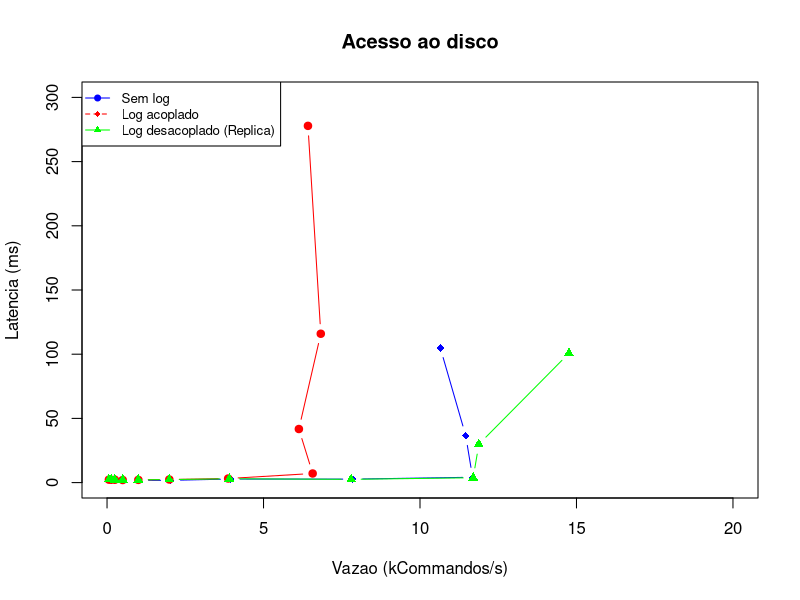

Recreate this plot in R.
# name
# sem_throughputReplica (avg)(kCommands/s)
# sem_throughputReplica (med)(kCommands/s)
# sem_throughputReplica (p95)(kCommands/s)
# sem_latency (avg)(ms)
# sem_latency (med)(ms)
# sem_latency (p95)(ms),
# cou_throughputReplica (avg)(kCommands/s)
# cou_throughputReplica (med)(kCommands/s)
# cou_throughputReplica (p95)(kCommands/s)
# cou_latency (avg)(ms)
# cou_latency (med)(ms)
# cou_latency (med)(ms)
# dec_throughputReplica (avg)(kCommands/s)
# dec_throughputReplica (med)(kCommands/s)
# dec_throughputReplica (p95)(kCommands/s)
# dec_latency (avg)(ms)
# dec_latency (med)(ms)
# dec_latency (p95)(ms)
# dec_throughputLogger (avg)(kCommands/s)
# dec_throughputLogger (med)(kCommands/s)
# dec_throughputLogger (p95)(kCommands/s),

title <- "Acesso ao disco"
max_x=20
max_y=300
csv_text <- "io_2_90_001,0.06,0.06,0.07,1.96,1.92,2.17,0.06,0.06,0.07,2.31,2.30,2.57,0.06,0.06,0.07,2.46,2.42,2.85,0.06,0.06,0.07,
io_4_90_001,0.13,0.13,0.14,1.78,1.76,2.00,0.13,0.13,0.14,2.31,2.23,2.81,0.12,0.13,0.13,2.42,2.36,2.86,0.13,0.13,0.13,
io_8_90_001,0.25,0.25,0.27,1.79,1.78,2.00,0.25,0.25,0.26,2.44,2.20,3.21,0.25,0.25,0.26,2.35,2.26,2.95,0.25,0.25,0.26,
io_16_90_001,0.51,0.51,0.53,1.78,1.77,2.17,0.50,0.50,0.52,2.06,2.00,2.48,0.50,0.50,0.52,2.42,2.30,3.06,0.50,0.50,0.52,
io_32_90_001,1.02,1.01,1.04,1.91,1.79,2.62,1.00,1.00,1.03,2.33,2.11,3.42,1.00,1.00,1.03,2.35,2.16,3.16,1.00,1.00,1.03,
io_64_90_001,2.03,2.03,2.07,1.89,1.75,2.69,1.98,1.99,2.03,2.66,2.40,4.28,1.99,1.99,2.02,2.61,2.35,4.03,1.99,1.99,2.02,
io_128_90_001,3.95,3.94,5.64,2.94,2.77,4.12,3.77,3.87,5.21,4.46,3.17,5.41,3.91,3.91,5.05,3.33,2.98,4.34,3.89,3.90,3.95,
io_256_90_001,7.27,7.85,9.17,6.65,2.70,4.89,6.01,6.57,7.67,14.58,7.09,27.72,7.02,7.80,10.01,5.05,2.54,6.98,6.86,7.75,7.95,
io_512_90_001,11.10,11.68,15.67,19.81,4.17,48.19,5.56,6.13,8.14,57.68,41.73,83.53,11.23,11.70,15.42,17.74,3.78,27.77,10.45,10.25,15.50,
io_1024_90_001,11.02,11.46,16.58,66.66,36.63,125.13,6.61,6.83,8.38,139.92,115.93,191.18,11.73,11.88,15.56,49.16,29.86,67.05,12.29,13.32,16.66,
io_2048_90_001,10.57,10.65,15.48,166.79,104.86,542.11,5.77,6.42,8.19,334.25,277.84,831.89,13.55,14.76,16.90,133.38,100.75,207.36,13.14,13.76,16.87,"

# title <- "Acesso em memória"
# max_x=30
# max_y=150
# csv_text <- "cpu_2_90_001,0.06,0.06,0.07,2.15,2.14,2.31,0.06,0.06,0.07,2.32,2.24,2.75,0.06,0.06,0.07,2.39,2.33,2.95,0.06,0.06,0.07,
# cpu_4_90_001,0.13,0.13,0.13,2.05,2.01,2.29,0.12,0.12,0.13,2.22,2.22,2.43,0.12,0.12,0.13,2.26,2.25,2.52,0.12,0.12,0.13,
# cpu_8_90_001,0.25,0.25,0.27,2.11,2.00,2.68,0.25,0.25,0.26,2.37,2.15,3.24,0.25,0.25,0.27,2.32,2.22,2.70,0.25,0.25,0.26,
# cpu_16_90_001,0.51,0.51,0.52,1.99,1.93,2.50,0.50,0.50,0.52,2.08,2.05,2.52,0.50,0.50,0.52,1.97,1.95,2.36,0.50,0.50,0.52,
# cpu_32_90_001,1.01,1.02,1.05,1.94,1.81,2.18,1.01,1.01,1.03,2.06,1.95,2.87,1.01,1.01,1.04,2.15,2.01,2.72,1.01,1.01,1.03,
# cpu_64_90_001,1.98,2.03,2.08,1.85,1.74,2.41,1.95,1.95,1.99,3.26,3.01,5.00,2.03,2.03,2.08,1.90,1.83,2.54,2.03,2.04,2.07,
# cpu_128_90_001,3.58,3.55,4.09,1.68,1.52,2.33,3.99,3.99,4.05,2.40,2.06,3.79,3.45,3.61,4.07,1.71,1.57,2.07,3.48,3.61,4.07,
# cpu_256_90_001,8.16,8.18,8.25,6.72,2.58,4.06,7.94,7.98,8.15,2.62,2.25,3.63,8.05,8.11,8.21,2.02,1.85,2.74,8.05,8.11,8.22,
# cpu_512_90_001,15.16,15.96,16.48,1.95,1.62,2.71,10.21,10.30,12.22,21.37,16.47,48.28,11.60,16.16,16.43,1.89,1.63,2.81,11.58,12.73,20.10,
# cpu_1024_90_001,22.85,25.59,29.96,1.86,1.28,2.39,11.47,11.71,13.68,56.58,54.06,96.98,19.81,20.22,32.02,1.94,1.45,3.45,16.08,15.45,21.83,
# cpu_2048_90_001,25.51,27.76,46.05,2.25,1.55,4.68,11.50,11.78,14.37,154.28,142.21,265.18,22.69,26.41,35.22,9.27,2.45,33.99,16.23,16.59,17.72,"

dat <-read.csv(text=csv_text, header=FALSE)

dataframe <- data.frame(dat)

lst1 = list() 
for(i in 1:ncol(dataframe)) {     
  lst1[[i]] <- dataframe[ , i]   
}

names = c("Sem log", "Log acoplado", "Log desacoplado (Replica)")

plot(x=lst1[[3]], y=lst1[[6]], type='b', col="blue", pch=18, xlim=c(0,max_x), ylim=c(0,max_y), ylab="Latencia (ms)", xlab="Vazao (kCommandos/s)", main=title ) 

lines(x=lst1[[9]], y=lst1[[12]], type='b', col="red", pch=19)

lines(x=lst1[[15]], y=lst1[[18]], type='b', col="green", pch=17)

legend("topleft", legend = names, col = c("blue", "red", "green"), pch = c(19,18,17), lty = 1:2, cex = 0.8)

